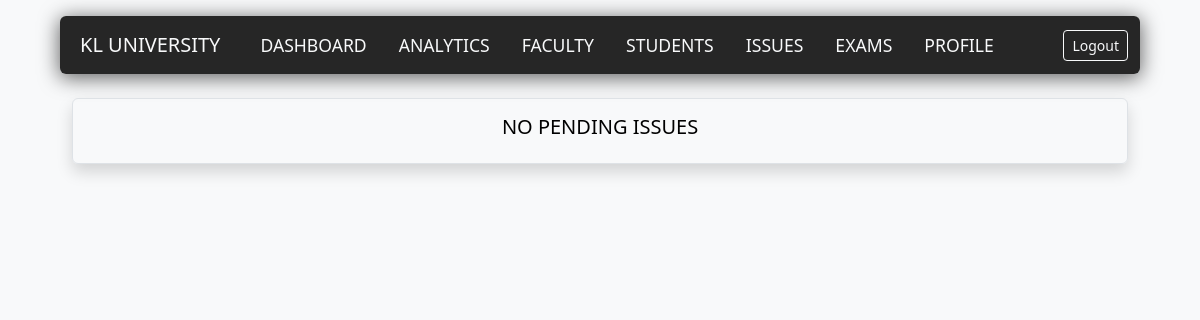
Before: /issues (signed in) with the older database file.
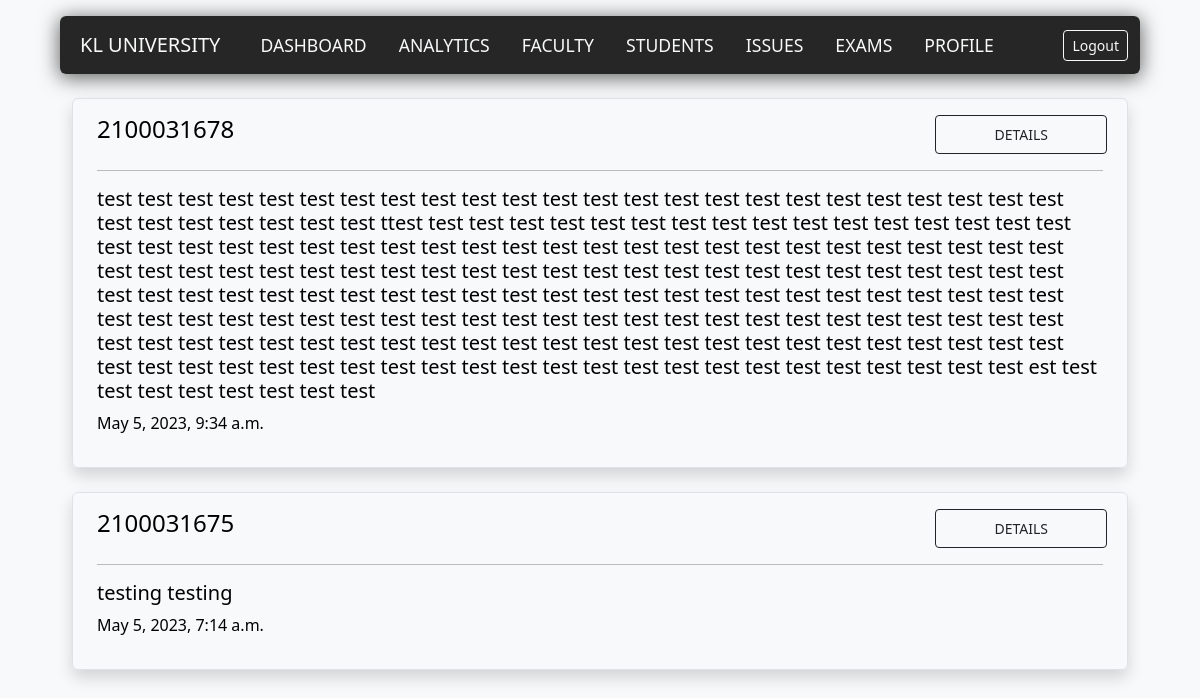
After: the same page with the newer database file.
### dashboard/models.py (models this page shows)
class Issue(models.Model):
    admin_username = models.fields.CharField(max_length=50)
    student_id = models.fields.CharField(max_length=50)
    issue = models.fields.TextField(max_length=1000)
    time = models.DateTimeField(default=now)
    status = models.fields.TextField(default="pending")

### dashboard/views.py (the view)
# urls.py: path('issues',dashboardviews.admin_issues,name="issues"),
def admin_issues(request):
    if request.session.has_key('user') and request.session['user'] == 'admin':
        issueList = Issue.objects.filter(Q(admin_username=request.session['username']) & Q(status="pending")).order_by('-time')
        return render(request,'dashboard/admin_issues.html',{"uni_name" : request.session['uni_name'] ,"issueList" : issueList})
    else :
        return redirect('/login')

### dashboard/templates/dashboard/admin_issues.html (shortened to what this page needs)
{%extends "dash_base.html"%}
{%block content%}
<div class=" navbox container rounded mt-3">
<nav class="navbar navbar-expand-lg row">
  <div class="container-fluid">
    <a class="navbar-brand text-light col text-uppercase display-5 p-2" href="">{{uni_name}}</a>
    <div class="collapse navbar-collapse" id="navbarNavDropdown">
      <ul class="navbar-nav col">
        <li class="nav-item px-2">
          <a class="nav-link text-light text-uppercase"  href="/dashboard">Dashboard</a>
        </li>
        <li class="nav-item px-2">
          <a class="nav-link text-light text-uppercase" href="{% url 'admin-analytics' %}">Analytics</a>
        </li>
        <li class="nav-item px-2">
          <a class="nav-link text-light text-uppercase" href="{% url 'faculty' %}">Faculty</a>
        </li>
        <li class="nav-item px-2">
          <a class="nav-link text-light text-uppercase" href="{% url 'students' %}">Students</a>
        </li>
        <li class="nav-item px-2">
          <a class="nav-link text-light text-uppercase" href="{% url 'issues' %}">Issues</a>
        </li>
        <li class="nav-item px-2">
          <a class="nav-link text-light text-uppercase" href="{% url 'admin-exams' %}">Exams</a>
        </li>
        <li class="nav-item px-2">
          <a class="nav-link text-light text-uppercase" href="{% url 'admin-profile' %}">Profile</a>
        </li>
      </ul>
      <a class="btn btn-outline-light btn-sm " href="{%url 'logout'%}">
        Logout
      </a>
    </div>
  </div>
</nav>
</div>
{% if issueList %}
{%for raisedIssue in issueList%}
<div class="container mt-4 mb-3">
  <div class="border rounded shadow px-4 py-3">
    <div class="row">
    <h4 class="text-left text-uppercase col">{{raisedIssue.student_id}} </h4>
    <a class="col-2 mx-2 p-2 btn btn-sm btn-outline-dark" href="issues/{{raisedIssue.student_id}}/{{raisedIssue.id}}">DETAILS</a>
    </div>
    <hr />
    <h5>{{raisedIssue.issue}}</h5>
    <p class="fw-light">{{raisedIssue.time}}</p>
  </div>
</div>
{%endfor%}
{% else %}
<div class="container mt-4 mb-3">
  <div class="border rounded shadow px-4 py-3">
    <h5 class="text-center fw-light  text-uppercase"> No Pending Issues</h5>
  </div>
</div>
{%endif%}
{%endblock%}

Changed rows visible on the page:
now on this page (row edited): Issue: student_id "2100031678", issue "test test test test test test test test test test test test test test test test test test test test test test test test test test test test test test test ttest test test test test test test test test test test test test test test test test test test test test test test test test test test test test test test test test test test test test test test test test test test test test test test test test test test test test test test test test test test test test test test test test test test test test test test test test test test test test test test test test test test test test test test test test test test test test test test test test test test test test test test test test test test test…", time "May 5, 2023, 9:34 a.m."
now on this page (row edited): Issue: student_id "2100031675", issue "testing testing", time "May 5, 2023, 7:14 a.m."
Other visible differences:
text no longer shown: "NO PENDING ISSUES"
